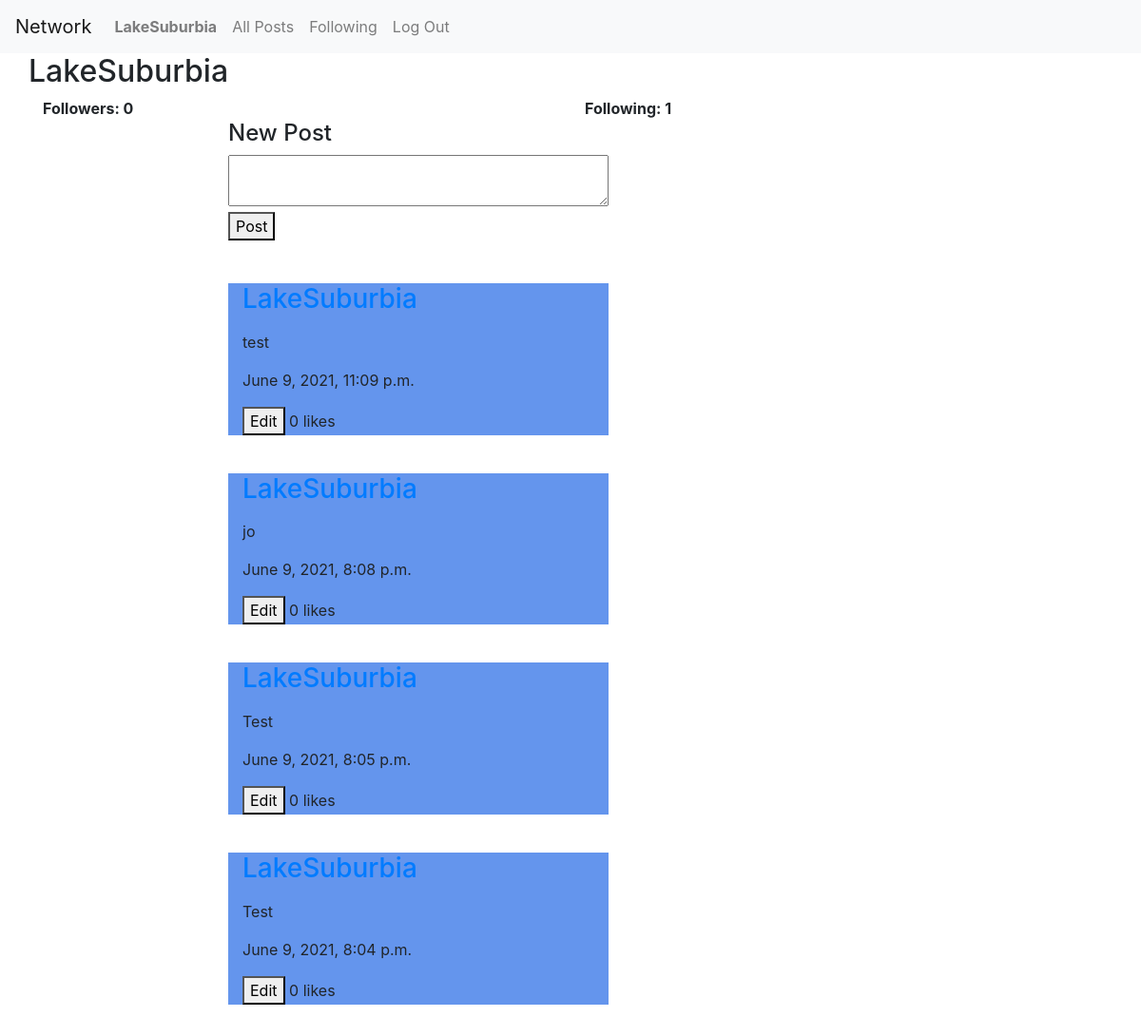
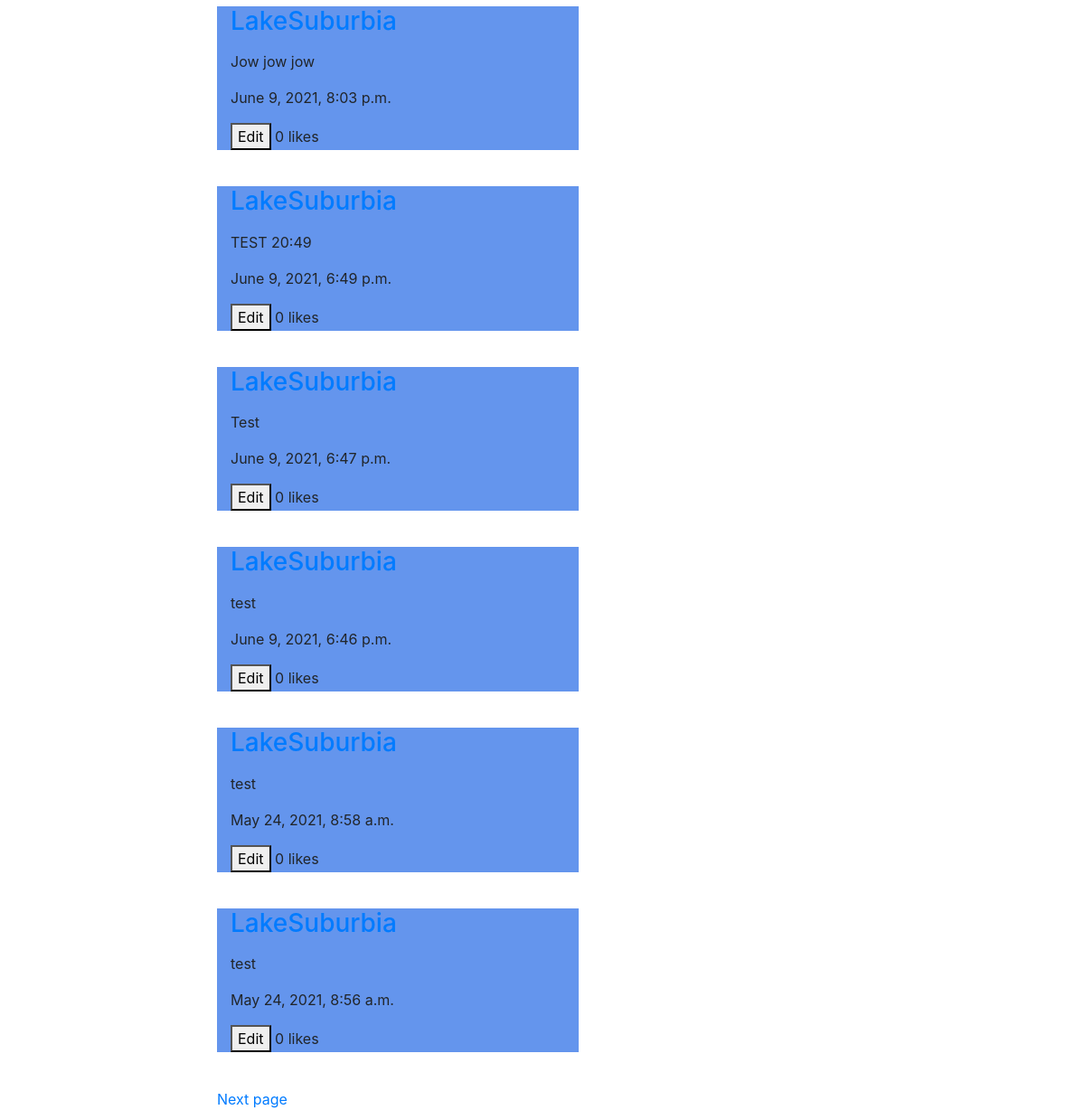
Before: /user/2 (signed in) with the older database file (2 pictures, top to bottom).
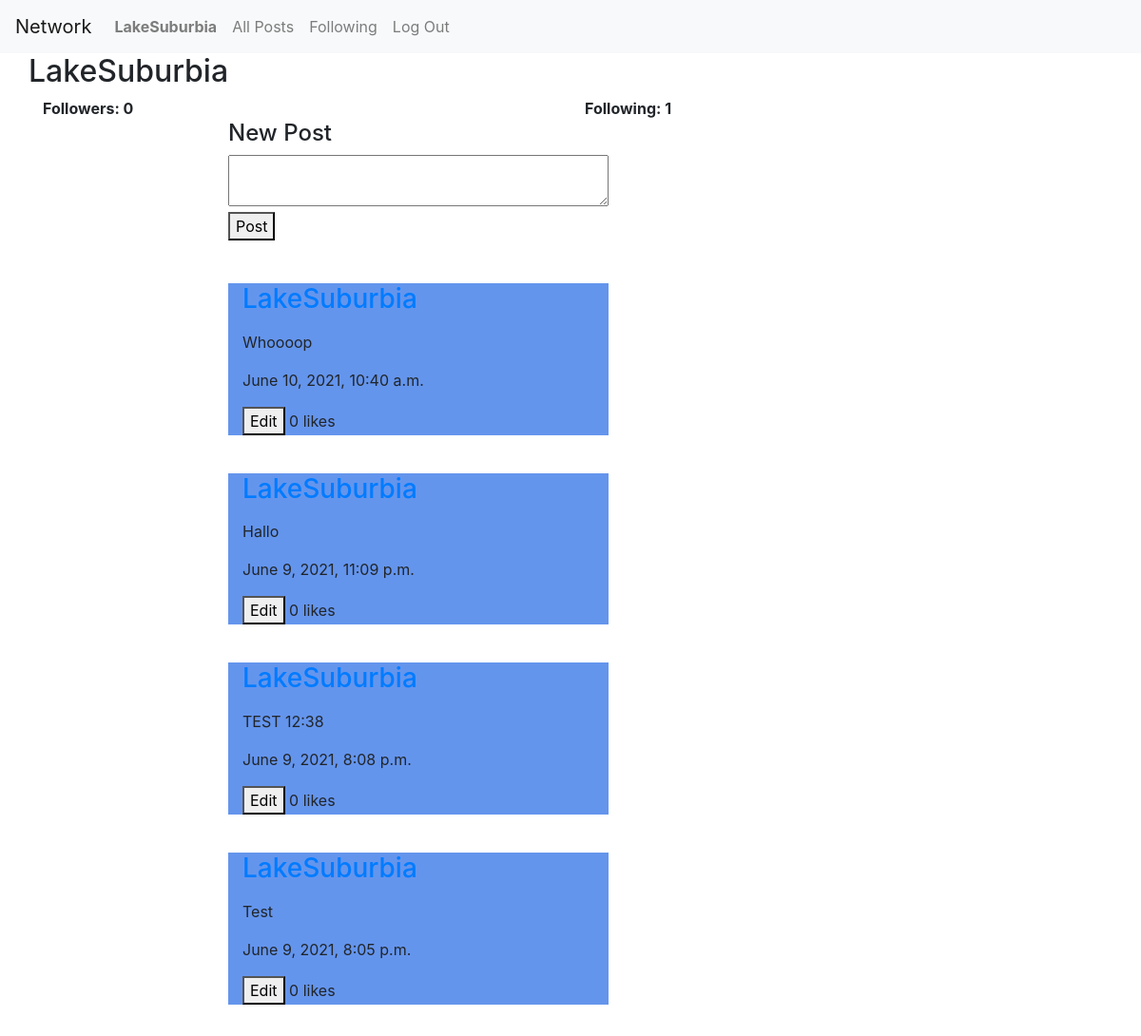
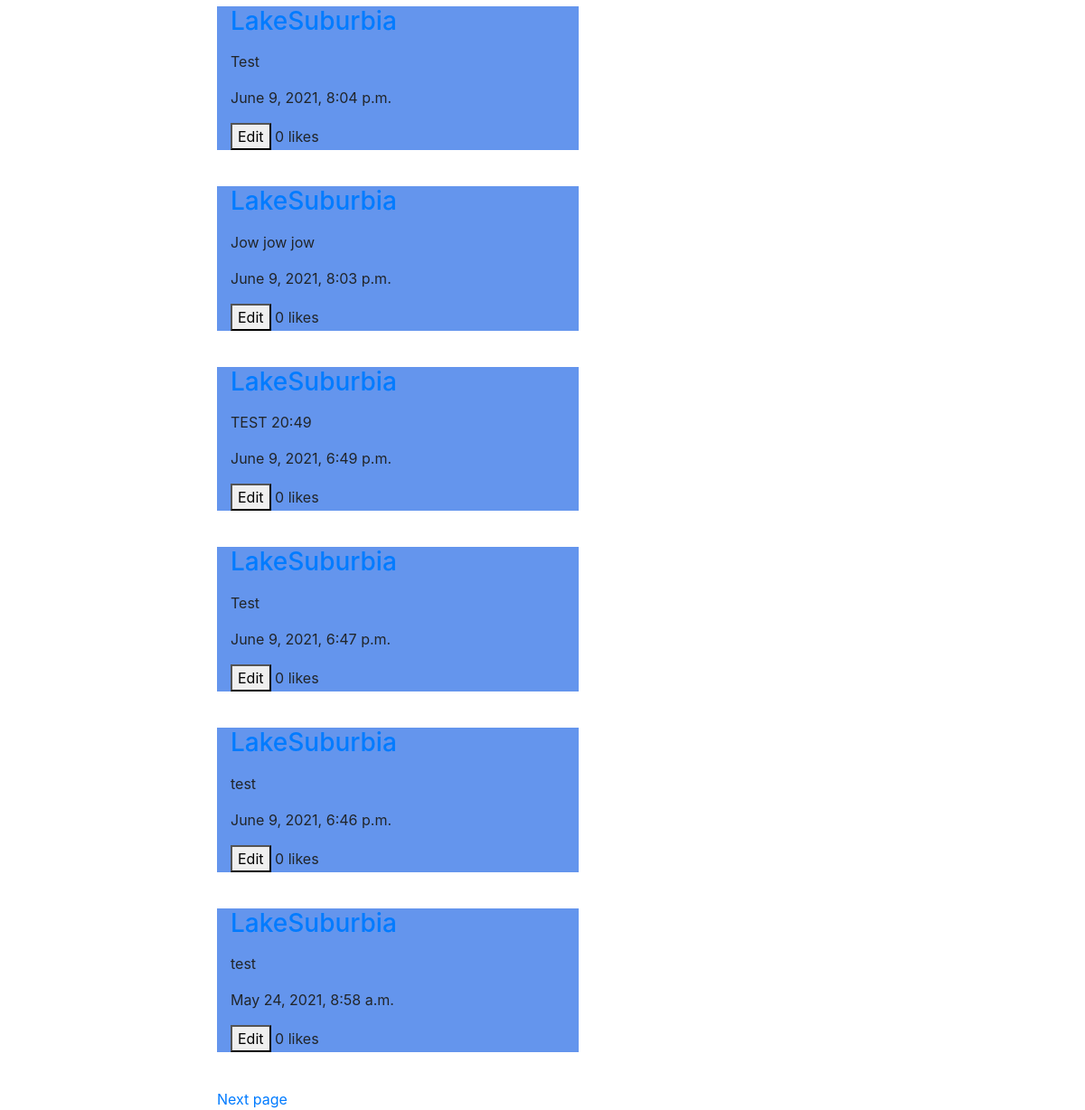
After: the same page with the newer database file (2 pictures, top to bottom).
### network/models.py (models this page shows)
class User(AbstractUser):
    pass

class Post(models.Model):
    poster = models.ForeignKey("User", on_delete=models.CASCADE)
    body = models.TextField(max_length=140)
    timestamp = models.DateTimeField(auto_now_add=True)
    like = models.IntegerField(default=0)

### network/views.py (the view)
# urls.py: path("user/<int:userid>", views.userpage, name="user"),
def userpage(request, userid):
    user = User.objects.get(id=userid)
    posts = Post.objects.filter(poster=userid).order_by("-timestamp")
    posts = paginate_posts(request, posts)
    followingcount = 0
    followercount = 0
    following = Follows.objects.filter(follower=userid)
    followingcount += following.count()
    followers = Follows.objects.filter(followee=userid)
    followercount += followers.count()
    follows = 0
    if followers.filter(follower=request.user).exists():
        follows = 1
    return render(
        request,
        "network/profile.html",
        {
            "username": user.username,
            "userid": userid,
            "followers": followercount,
            "following": followingcount,
            "posts": posts,
            "follows": follows,
        },
    )

### network/views.py (called while the page is built)
def extend_posts(request, posts):
    user = request.user
    try:
        likes = Likes.objects.filter(liker=user)
    except TypeError:
        likes = []
    for post in posts:
        post.liked = False
        for like in likes:
            if post == like.liked:
                post.liked = True
    return posts

def paginate_posts(request, posts):
    posts = extend_posts(request, posts)
    p = Paginator(posts, 10)
    page_num = request.GET.get("page", 1)
    try:
        page = p.page(page_num)
    except EmptyPage:
        page = p.page(1)
    return page

### network/templates/network/profile.html (shortened to what this page needs)
{% extends "network/layout.html" %}
{% block body %}
    <div id="profile-view">
        <div class="container">
            <div id="username" class="row">
                <h2>{{username}}</h2>
            </div>
            {% if user.is_authenticated %}
            <div id="follow-view" class="row">
                <div id="followcount" class="col-sm"><b>Followers: {{followers}}</b></div>
                <div id="followercount" class="col-sm"><b>Following: {{following}}</b></div>
            </div>
            {% endif %}
        </div>
    </div>
    {% if user.id == userid %}
        {% include 'network/newpost.html' %}
    {% endif %}
    {% include 'network/posts.html' %}
{% endblock %}

### network/templates/network/layout.html (shortened to what this page needs)
{% load static %}
<!DOCTYPE html>
<html lang="en">
    <head>
        <link rel="stylesheet" href="https://stackpath.bootstrapcdn.com/bootstrap/4.4.1/css/bootstrap.min.css">
        <link href="{% static 'network/styles.css' %}" rel="stylesheet">
    </head>
    <body>
        <nav class="navbar navbar-expand-lg navbar-light bg-light">
            <a id="network" class="navbar-brand" href="{% url 'index' %}">Network</a>
            <div>
              <ul class="navbar-nav mr-auto">
                {% if user.is_authenticated %}
                    <li class="nav-item">
                        <a id="profile"class="nav-link" href="{% url 'user' user.id %}"><strong>{{ user.username }}</strong></a>
                    </li>
                {% endif %}
                <li class="nav-item">
                  <a id="allposts" class="nav-link" href="{% url 'index' %}">All Posts</a>
                </li>
                {% if user.is_authenticated %}
                    <li class="nav-item">
                        <a id="following"class="nav-link" href="{% url 'following' %}">Following</a>
                    </li>
                    <li class="nav-item">
                        <a class="nav-link" href="{% url 'logout' %}">Log Out</a>
                    </li>
                {% endif %}
              </ul>
            </div>
          </nav>
        <div class="body">
            {% block body %}
            {% endblock %}
        </div>
    </body>
</html>

### network/templates/network/newpost.html (shortened to what this page needs)
<div id="new-post">
    <h4>New Post</h4>
    <form action="{% url 'make_post' %}" method = "POST">
        <textarea maxlength="140" name = "body"  class="text-area"></textarea>
        <br/>
        <button type="submit">Post</button>
    </form>
</div>

### network/templates/network/posts.html (shortened to what this page needs)
{% load static %}
<link rel="stylesheet" href="https://stackpath.bootstrapcdn.com/bootstrap/4.4.1/css/bootstrap.min.css">
<link href="{% static 'network/styles.css' %}" rel="stylesheet">
<div id="posts-view">
    {% for post in posts%}
    <div class="col post" id = "view-post{{post.id}}">
        {% include 'network/viewpost.html' %}
    </div>
    <br />
    {% endfor %}
    <div id="footer">
        {% if posts.has_next %}
        <a href="?page={{posts.next_page_number}}">Next page</a>
        {% endif %}
    </div>
</div>

### network/templates/network/viewpost.html (shortened to what this page needs)
<a href="{% url 'user' post.poster.id%}"><h3>{{post.poster.username}}</h3></a>  {{post.body}} </p>
<p class='timestamp'>{{post.timestamp}}</p>
<p>
{% if post.poster.id == user.id %}
        <button data-id={{post.id}} onclick="edit(dataset.id)">Edit</button>
{% endif %}
<span id="likecount{{post.id}}">{{post.like}}</span> likes
</p>

### network/static/network/styles.css (style rules this page uses)
#footer { margin-left: 20%; }
#new-post, .edit-post { margin-left: 20%; max-width: 800px; margin-bottom: 45px; }
.timestamp { text-emphasis: italic; text-decoration: grey; font-size: 8; }
.post { margin-left: 20%; max-width: 400px; background-color:cornflowerblue; min-height: 50px; }
.text-area { min-width: 400px; }

Changed rows visible on the page:
no longer on this page (row unchanged): Post: poster.username "LakeSuburbia", body "test", timestamp "May 24, 2021, 8:56 a.m.", like "0"
added Post: poster.username "LakeSuburbia", body "Whoooop", timestamp "June 10, 2021, 10:40 a.m.", like "0"
changed Post: body "test" → "Hallo"
changed Post: body "jo" → "TEST 12:38"
